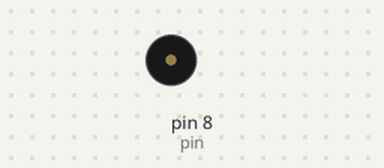
This sketch was run on a simulated Arduino Uno, built with avr-gcc and run on an emulated ATmega328P. On the bench: buzzer (waves = sounding).

Above: at 0.65 s.
At 5.35 s:
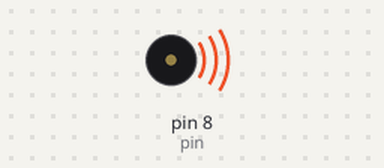
Timing chart, 0 to 8.1 s (numbered marks = the images above):
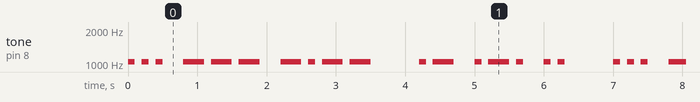

Measured:
- by itself, tone on pin 8 (pin): plays 1047 Hz for 0.10 s, 1047 Hz for 0.10 s, 1047 Hz for 0.10 s, 1047 Hz for 0.30 s, 1047 Hz for 0.30 s, 1047 Hz for 0.30 s … (316 notes in this stretch)

The sketch:

Morse.ino
```cpp
const int pin = 8;   // pin for speaker

int note = 1047;
int velocidad = 10;

//****** Setup ****************************************************************
void setup()
{
}
//****** Funcions *************************************************************
void punt()
{
  tone(pin, note, 1000/velocidad);
  delay(1000/velocidad);
  delay(1000/velocidad);
}

void ratlla()
{
  tone(pin, note, 3*(1000/velocidad));
  delay(3*(1000/velocidad));
  delay(1000/velocidad);
}

void espaiL()  //Espai entre lletres
{
  delay(2*(1000/velocidad));
}

void espaiP()  //Espai entre paraules
{
  delay(6*(1000/velocidad));
  }
//****** Loop *****************************************************************
void loop()
{

  //S
  punt();
  punt();
  punt();
  //Espai entre lletres
  espaiL();
  //O
  ratlla();
  ratlla();
  ratlla();
  //Espai entre lletres
  espaiL();
  //Y
  ratlla();
  punt();
  ratlla();
  ratlla();
  //Espai entre paraules
  espaiP();
  //A
  punt();
  ratlla();
  //Espai entre lletres
  espaiL();
  //R
  punt();
  ratlla();
  punt();
  //Espai entre lletres
  espaiL();
  //I
  punt();
  punt();
   espaiP();


}
```
